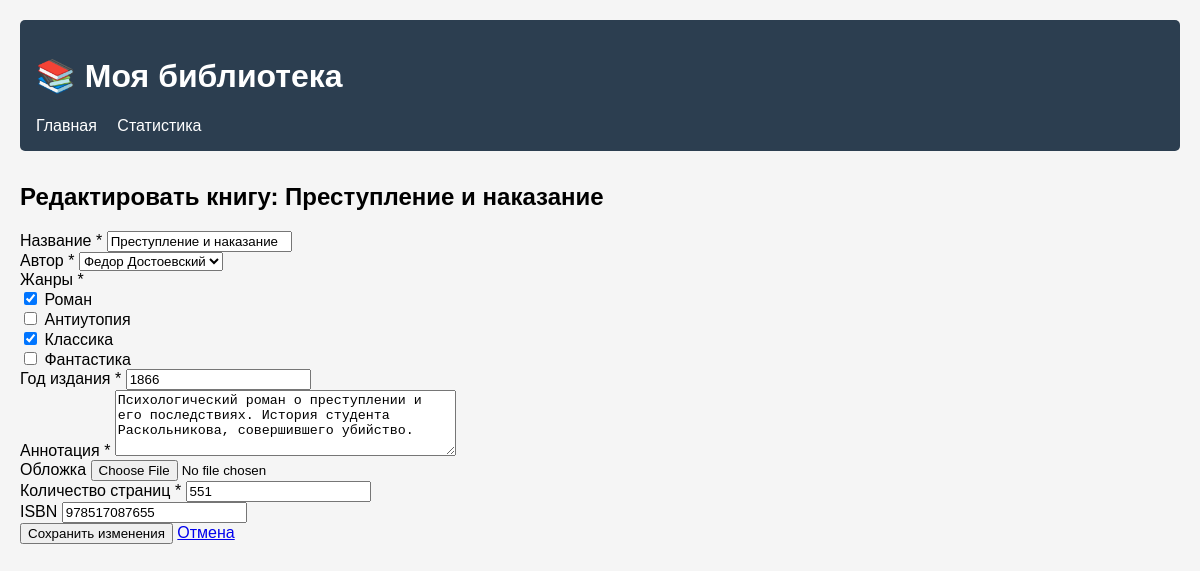
/book/3/edit/ (signed in), run on the app's committed database.
### catalog/models.py (models this page shows, shortened)
class Book(models.Model):
    title = models.CharField(max_length=200, verbose_name="Название")
    author = models.ForeignKey(Author, on_delete=models.CASCADE, verbose_name="Автор")
    genres = models.ManyToManyField(Genre, verbose_name="Жанры")
    publication_year = models.IntegerField(
        validators=[MinValueValidator(1000), MaxValueValidator(2030)],
        verbose_name="Год издания"
    )
    annotation = models.TextField(verbose_name="Аннотация")
    cover = models.ImageField(upload_to='covers/', blank=True, verbose_name="Обложка")
    pages = models.IntegerField(default=0, verbose_name="Количество страниц")
    isbn = models.CharField(max_length=13, blank=True, verbose_name="ISBN")
    created_at = models.DateTimeField(auto_now_add=True, verbose_name="Дата добавления")
    updated_at = models.DateTimeField(auto_now=True, verbose_name="Дата обновления")
    class Meta:
        verbose_name = "Книга"
        verbose_name_plural = "Книги"
        ordering = ['-created_at']

### catalog/views.py (the view)
# urls.py: path('book/<int:pk>/edit/', views.edit_book, name='edit_book'),
@login_required
def edit_book(request, pk):
    book = get_object_or_404(Book, pk=pk)
    if request.method == 'POST':
        form = BookEditForm(request.POST, request.FILES, instance=book)
        if form.is_valid():
            form.save()
            messages.success(request, f'Изменения в книге "{book.title}" успешно сохранены!')
            return redirect('book_detail', pk=book.pk)
    else:
        form = BookEditForm(instance=book)
    return render(request, 'catalog/book_form.html', {
        'form': form,
        'title': f'Редактировать книгу: {book.title}',
        'button_text': 'Сохранить изменения'
    })

### catalog/forms.py
class BookEditForm(forms.ModelForm):
    class Meta:
        model = Book
        fields = ['title', 'author', 'genres', 'publication_year', 'annotation', 'cover', 'pages', 'isbn']
        widgets = {
            'genres': forms.CheckboxSelectMultiple,
            'annotation': forms.Textarea(attrs={'rows': 4}),
        }

### catalog/models.py (called while the page is built)
    def __str__(self):
        return self.name

    def __str__(self):
        return self.name

### templates/catalog/book_form.html (shortened to what this page needs)
{% extends 'catalog/base.html' %}
{% load static %}
{% block content %}
<div class="container">
    <div class="row justify-content-center">
        <div class="col-md-8">
            <div class="card">
                <div class="card-header">
                    <h2 class="card-title mb-0">{{ title }}</h2>
                </div>
                <div class="card-body">
                    <form method="post" enctype="multipart/form-data" novalidate>
                        {% for field in form %}
                            <div class="mb-3">
                                <label for="{{ field.id_for_label }}" class="form-label">
                                    {{ field.label }}
                                    {% if field.field.required %}<span class="text-danger">*</span>{% endif %}
                                </label>
                                {{ field }}
                            </div>
                        {% endfor %}
                        <div class="d-flex gap-2">
                            <button type="submit" class="btn btn-primary">{{ button_text }}</button>
                            <a href="{% url 'book_list' %}" class="btn btn-secondary">Отмена</a>
                        </div>
                    </form>
                </div>
            </div>
        </div>
    </div>
</div>
{% endblock %}

### templates/catalog/base.html (style rules this page uses)
body { font-family: Arial, sans-serif; max-width: 1200px; margin: 0 auto; padding: 20px; background-color: #f5f5f5; }

### data on the page
Book: form "Преступление и наказание" "Федор Достоевский" "1866" "Психологический роман о преступлении и его последствиях. История студента Раскольникова, совершившего убийство." "551" "978517087655"

### other printed values
{{ title }} "Редактировать книгу: Преступление и наказание"
{{ field.label }} "Название" "Автор" "Жанры" "Год издания" "Аннотация" "Обложка" "Количество страниц" "ISBN"
{{ button_text }} "Сохранить изменения"
